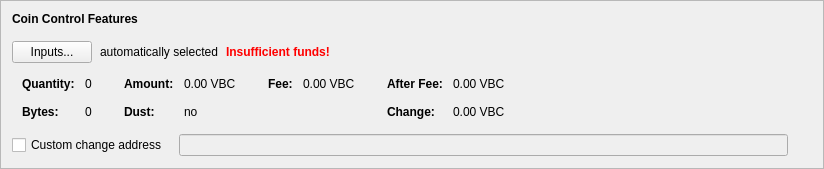
      <widget class="QFrame" name="frameCoinControl">
       <property name="sizePolicy">
        <sizepolicy hsizetype="Preferred" vsizetype="Fixed">
         <horstretch>0</horstretch>
         <verstretch>0</verstretch>
        </sizepolicy>
       </property>
       <property name="frameShape">
        <enum>QFrame::StyledPanel</enum>
       </property>
       <property name="frameShadow">
        <enum>QFrame::Raised</enum>
       </property>
       <layout class="QVBoxLayout" name="verticalLayout_4">
        <item>
         <layout class="QVBoxLayout" name="verticalLayoutCoinControl" stretch="0,0,0,0,0">
          <property name="spacing">
           <number>0</number>
          </property>
          <property name="sizeConstraint">
           <enum>QLayout::SetDefaultConstraint</enum>
          </property>
          <property name="leftMargin">
           <number>0</number>
          </property>
          <property name="topMargin">
           <number>0</number>
          </property>
          <item>
           <layout class="QHBoxLayout" name="horizontalLayoutCoinControl1">
            <property name="bottomMargin">
             <number>15</number>
            </property>
            <item>
             <widget class="QLabel" name="labelCoinControlFeatures">
              <property name="sizePolicy">
               <sizepolicy hsizetype="Preferred" vsizetype="Maximum">
                <horstretch>0</horstretch>
                <verstretch>0</verstretch>
               </sizepolicy>
              </property>
              <property name="font">
               <font>
                <weight>75</weight>
                <bold>true</bold>
               </font>
              </property>
              <property name="styleSheet">
               <string notr="true">font-weight:bold;</string>
              </property>
              <property name="text">
               <string>Coin Control Features</string>
              </property>
             </widget>
            </item>
           </layout>
          </item>
          <item>
           <layout class="QHBoxLayout" name="horizontalLayoutCoinControl2" stretch="0,0,0,0">
            <property name="spacing">
             <number>8</number>
            </property>
            <property name="bottomMargin">
             <number>10</number>
            </property>
            <item>
             <widget class="QPushButton" name="pushButtonCoinControl">
              <property name="styleSheet">
               <string notr="true"/>
              </property>
              <property name="text">
               <string>Inputs...</string>
              </property>
              <property name="autoDefault">
               <bool>false</bool>
              </property>
             </widget>
            </item>
            <item>
             <widget class="QLabel" name="labelCoinControlAutomaticallySelected">
              <property name="text">
               <string>automatically selected</string>
              </property>
              <property name="margin">
               <number>5</number>
              </property>
             </widget>
            </item>
            <item>
             <widget class="QLabel" name="labelCoinControlInsuffFunds">
              <property name="font">
               <font>
                <weight>75</weight>
                <bold>true</bold>
               </font>
              </property>
              <property name="styleSheet">
               <string notr="true">color:red;font-weight:bold;</string>
              </property>
              <property name="text">
               <string>Insufficient funds!</string>
              </property>
              <property name="margin">
               <number>5</number>
              </property>
             </widget>
            </item>
            <item>
             <spacer name="horizontalSpacerCoinControl">
              <property name="orientation">
               <enum>Qt::Horizontal</enum>
              </property>
              <property name="sizeHint" stdset="0">
               <size>
                <width>40</width>
                <height>1</height>
               </size>
              </property>
             </spacer>
            </item>
           </layout>
          </item>
          <item>
           <widget class="QWidget" name="widgetCoinControl" native="true">
            <property name="sizePolicy">
             <sizepolicy hsizetype="Preferred" vsizetype="Preferred">
              <horstretch>0</horstretch>
              <verstretch>0</verstretch>
             </sizepolicy>
            </property>
            <property name="minimumSize">
             <size>
              <width>0</width>
              <height>0</height>
             </size>
            </property>
            <property name="styleSheet">
             <string notr="true"/>
            </property>
            <layout class="QHBoxLayout" name="horizontalLayoutCoinControl5">
             <property name="leftMargin">
              <number>0</number>
             </property>
             <property name="topMargin">
              <number>0</number>
             </property>
             <property name="rightMargin">
              <number>0</number>
             </property>
             <property name="bottomMargin">
              <number>0</number>
             </property>
             <item>
              <layout class="QHBoxLayout" name="horizontalLayoutCoinControl3" stretch="0,0,0,1">
               <property name="spacing">
                <number>20</number>
               </property>
               <property name="topMargin">
                <number>0</number>
               </property>
               <property name="bottomMargin">
                <number>10</number>
               </property>
               <item>
                <layout class="QFormLayout" name="formLayoutCoinControl1">
                 <property name="horizontalSpacing">
                  <number>10</number>
                 </property>
                 <property name="verticalSpacing">
                  <number>14</number>
                 </property>
                 <property name="leftMargin">
                  <number>10</number>
                 </property>
                 <property name="topMargin">
                  <number>4</number>
                 </property>
                 <property name="rightMargin">
                  <number>6</number>
                 </property>
                 <item row="0" column="0">
                  <widget class="QLabel" name="labelCoinControlQuantityText">
                   <property name="font">
                    <font>
                     <weight>75</weight>
                     <bold>true</bold>
                    </font>
                   </property>
                   <property name="text">
                    <string>Quantity:</string>
                   </property>
                   <property name="margin">
                    <number>0</number>
                   </property>
                  </widget>
                 </item>
                 <item row="0" column="1">
                  <widget class="QLabel" name="labelCoinControlQuantity">
                   <property name="cursor">
                    <cursorShape>IBeamCursor</cursorShape>
                   </property>
                   <property name="contextMenuPolicy">
                    <enum>Qt::ActionsContextMenu</enum>
                   </property>
                   <property name="text">
                    <string notr="true">0</string>
                   </property>
                   <property name="margin">
                    <number>0</number>
                   </property>
                   <property name="textInteractionFlags">
                    <set>Qt::LinksAccessibleByMouse|Qt::TextSelectableByKeyboard|Qt::TextSelectableByMouse</set>
                   </property>
                  </widget>
                 </item>
                 <item row="1" column="0">
                  <widget class="QLabel" name="labelCoinControlBytesText">
                   <property name="font">
                    <font>
                     <weight>75</weight>
                     <bold>true</bold>
                    </font>
                   </property>
                   <property name="text">
                    <string>Bytes:</string>
                   </property>
                  </widget>
                 </item>
                 <item row="1" column="1">
                  <widget class="QLabel" name="labelCoinControlBytes">
                   <property name="cursor">
                    <cursorShape>IBeamCursor</cursorShape>
                   </property>
                   <property name="contextMenuPolicy">
                    <enum>Qt::ActionsContextMenu</enum>
                   </property>
                   <property name="text">
                    <string notr="true">0</string>
                   </property>
                   <property name="textInteractionFlags">
                    <set>Qt::LinksAccessibleByMouse|Qt::TextSelectableByKeyboard|Qt::TextSelectableByMouse</set>
                   </property>
                  </widget>
                 </item>
                </layout>
               </item>
               <item>
                <layout class="QFormLayout" name="formLayoutCoinControl2">
                 <property name="horizontalSpacing">
                  <number>10</number>
                 </property>
                 <property name="verticalSpacing">
                  <number>14</number>
                 </property>
                 <property name="leftMargin">
                  <number>6</number>
                 </property>
                 <property name="topMargin">
                  <number>4</number>
                 </property>
                 <property name="rightMargin">
                  <number>6</number>
                 </property>
                 <item row="0" column="0">
                  <widget class="QLabel" name="labelCoinControlAmountText">
                   <property name="font">
                    <font>
                     <weight>75</weight>
                     <bold>true</bold>
                    </font>
                   </property>
                   <property name="text">
                    <string>Amount:</string>
                   </property>
                   <property name="margin">
                    <number>0</number>
                   </property>
                  </widget>
                 </item>
                 <item row="0" column="1">
                  <widget class="QLabel" name="labelCoinControlAmount">
                   <property name="cursor">
                    <cursorShape>IBeamCursor</cursorShape>
                   </property>
                   <property name="contextMenuPolicy">
                    <enum>Qt::ActionsContextMenu</enum>
                   </property>
                   <property name="text">
                    <string notr="true">0.00 VBC</string>
                   </property>
                   <property name="textInteractionFlags">
                    <set>Qt::LinksAccessibleByMouse|Qt::TextSelectableByKeyboard|Qt::TextSelectableByMouse</set>
                   </property>
                  </widget>
                 </item>
                 <item row="1" column="0">
                  <widget class="QLabel" name="labelCoinControlLowOutputText">
                   <property name="font">
                    <font>
                     <weight>75</weight>
                     <bold>true</bold>
                    </font>
                   </property>
                   <property name="text">
                    <string>Dust:</string>
                   </property>
                  </widget>
                 </item>
                 <item row="1" column="1">
                  <widget class="QLabel" name="labelCoinControlLowOutput">
                   <property name="cursor">
                    <cursorShape>IBeamCursor</cursorShape>
                   </property>
                   <property name="contextMenuPolicy">
                    <enum>Qt::ActionsContextMenu</enum>
                   </property>
                   <property name="text">
                    <string notr="true">no</string>
                   </property>
                   <property name="textInteractionFlags">
                    <set>Qt::LinksAccessibleByMouse|Qt::TextSelectableByKeyboard|Qt::TextSelectableByMouse</set>
                   </property>
                  </widget>
                 </item>
                </layout>
               </item>
               <item>
                <layout class="QFormLayout" name="formLayoutCoinControl3">
                 <property name="horizontalSpacing">
                  <number>10</number>
                 </property>
                 <property name="verticalSpacing">
                  <number>14</number>
                 </property>
                 <property name="leftMargin">
                  <number>6</number>
                 </property>
                 <property name="topMargin">
                  <number>4</number>
                 </property>
                 <property name="rightMargin">
                  <number>6</number>
                 </property>
                 <item row="0" column="0">
                  <widget class="QLabel" name="labelCoinControlFeeText">
                   <property name="font">
                    <font>
                     <weight>75</weight>
                     <bold>true</bold>
                    </font>
                   </property>
                   <property name="text">
                    <string>Fee:</string>
                   </property>
                   <property name="margin">
                    <number>0</number>
                   </property>
                  </widget>
                 </item>
                 <item row="0" column="1">
                  <widget class="QLabel" name="labelCoinControlFee">
                   <property name="cursor">
                    <cursorShape>IBeamCursor</cursorShape>
                   </property>
                   <property name="contextMenuPolicy">
                    <enum>Qt::ActionsContextMenu</enum>
                   </property>
                   <property name="text">
                    <string notr="true">0.00 VBC</string>
                   </property>
                   <property name="textInteractionFlags">
                    <set>Qt::LinksAccessibleByMouse|Qt::TextSelectableByKeyboard|Qt::TextSelectableByMouse</set>
                   </property>
                  </widget>
                 </item>
                </layout>
               </item>
               <item>
                <layout class="QFormLayout" name="formLayoutCoinControl4">
                 <property name="horizontalSpacing">
                  <number>10</number>
                 </property>
                 <property name="verticalSpacing">
                  <number>14</number>
                 </property>
                 <property name="leftMargin">
                  <number>6</number>
                 </property>
                 <property name="topMargin">
                  <number>4</number>
                 </property>
                 <property name="rightMargin">
                  <number>6</number>
                 </property>
                 <item row="0" column="0">
                  <widget class="QLabel" name="labelCoinControlAfterFeeText">
                   <property name="font">
                    <font>
                     <weight>75</weight>
                     <bold>true</bold>
                    </font>
                   </property>
                   <property name="text">
                    <string>After Fee:</string>
                   </property>
                   <property name="margin">
                    <number>0</number>
                   </property>
                  </widget>
                 </item>
                 <item row="0" column="1">
                  <widget class="QLabel" name="labelCoinControlAfterFee">
                   <property name="cursor">
                    <cursorShape>IBeamCursor</cursorShape>
                   </property>
                   <property name="contextMenuPolicy">
                    <enum>Qt::ActionsContextMenu</enum>
                   </property>
                   <property name="text">
                    <string notr="true">0.00 VBC</string>
                   </property>
                   <property name="textInteractionFlags">
                    <set>Qt::LinksAccessibleByMouse|Qt::TextSelectableByKeyboard|Qt::TextSelectableByMouse</set>
                   </property>
                  </widget>
                 </item>
                 <item row="1" column="0">
                  <widget class="QLabel" name="labelCoinControlChangeText">
                   <property name="font">
                    <font>
                     <weight>75</weight>
                     <bold>true</bold>
                    </font>
                   </property>
                   <property name="text">
                    <string>Change:</string>
                   </property>
                  </widget>
                 </item>
                 <item row="1" column="1">
                  <widget class="QLabel" name="labelCoinControlChange">
                   <property name="cursor">
                    <cursorShape>IBeamCursor</cursorShape>
                   </property>
                   <property name="contextMenuPolicy">
                    <enum>Qt::ActionsContextMenu</enum>
                   </property>
                   <property name="text">
                    <string notr="true">0.00 VBC</string>
                   </property>
                   <property name="textInteractionFlags">
                    <set>Qt::LinksAccessibleByMouse|Qt::TextSelectableByKeyboard|Qt::TextSelectableByMouse</set>
                   </property>
                  </widget>
                 </item>
                </layout>
               </item>
              </layout>
             </item>
            </layout>
           </widget>
          </item>
          <item>
           <layout class="QHBoxLayout" name="horizontalLayoutCoinControl4" stretch="0,0,0">
            <property name="spacing">
             <number>12</number>
            </property>
            <property name="sizeConstraint">
             <enum>QLayout::SetDefaultConstraint</enum>
            </property>
            <property name="topMargin">
             <number>5</number>
            </property>
            <property name="rightMargin">
             <number>5</number>
            </property>
            <item>
             <widget class="QCheckBox" name="checkBoxCoinControlChange">
              <property name="toolTip">
               <string>If this is activated, but the change address is empty or invalid, change will be sent to a newly generated address.</string>
              </property>
              <property name="text">
               <string>Custom change address</string>
              </property>
             </widget>
            </item>
            <item>
             <widget class="QValidatedLineEdit" name="lineEditCoinControlChange">
              <property name="enabled">
               <bool>false</bool>
              </property>
              <property name="sizePolicy">
               <sizepolicy hsizetype="Expanding" vsizetype="Fixed">
                <horstretch>0</horstretch>
                <verstretch>0</verstretch>
               </sizepolicy>
              </property>
             </widget>
            </item>
            <item>
             <widget class="QLabel" name="labelCoinControlChangeLabel">
              <property name="sizePolicy">
               <sizepolicy hsizetype="Preferred" vsizetype="Expanding">
                <horstretch>0</horstretch>
                <verstretch>0</verstretch>
               </sizepolicy>
              </property>
              <property name="minimumSize">
               <size>
                <width>0</width>
                <height>0</height>
               </size>
              </property>
              <property name="text">
               <string/>
              </property>
              <property name="margin">
               <number>3</number>
              </property>
             </widget>
            </item>
           </layout>
          </item>
          <item>
           <spacer name="verticalSpacerCoinControl">
            <property name="orientation">
             <enum>Qt::Vertical</enum>
            </property>
            <property name="sizeType">
             <enum>QSizePolicy::Expanding</enum>
            </property>
            <property name="sizeHint" stdset="0">
             <size>
              <width>800</width>
              <height>1</height>
             </size>
            </property>
           </spacer>
          </item>
         </layout>
        </item>
       </layout>
      </widget>
